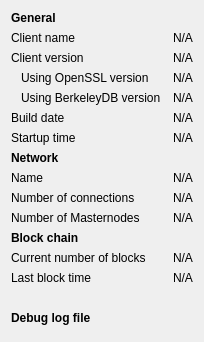
     <widget class="QWidget" name="tab_info">
      <attribute name="title">
       <string>&amp;Information</string>
      </attribute>
      <layout class="QGridLayout" name="gridLayout" columnstretch="0,0">
       <property name="horizontalSpacing">
        <number>12</number>
       </property>
       <item row="0" column="0">
        <widget class="QLabel" name="generalHeader">
         <property name="font">
          <font>
           <weight>75</weight>
           <bold>true</bold>
          </font>
         </property>
         <property name="text">
          <string>General</string>
         </property>
        </widget>
       </item>
       <item row="1" column="0">
        <widget class="QLabel" name="clientNameLabel">
         <property name="text">
          <string>Client name</string>
         </property>
        </widget>
       </item>
       <item row="1" column="1">
        <widget class="QLabel" name="clientName">
         <property name="cursor">
          <cursorShape>IBeamCursor</cursorShape>
         </property>
         <property name="text">
          <string>N/A</string>
         </property>
         <property name="textFormat">
          <enum>Qt::PlainText</enum>
         </property>
         <property name="textInteractionFlags">
          <set>Qt::LinksAccessibleByMouse|Qt::TextSelectableByKeyboard|Qt::TextSelectableByMouse</set>
         </property>
        </widget>
       </item>
       <item row="2" column="0">
        <widget class="QLabel" name="clientVersionLabel">
         <property name="text">
          <string>Client version</string>
         </property>
        </widget>
       </item>
       <item row="2" column="1">
        <widget class="QLabel" name="clientVersion">
         <property name="cursor">
          <cursorShape>IBeamCursor</cursorShape>
         </property>
         <property name="text">
          <string>N/A</string>
         </property>
         <property name="textFormat">
          <enum>Qt::PlainText</enum>
         </property>
         <property name="textInteractionFlags">
          <set>Qt::LinksAccessibleByMouse|Qt::TextSelectableByKeyboard|Qt::TextSelectableByMouse</set>
         </property>
        </widget>
       </item>
       <item row="3" column="0">
        <widget class="QLabel" name="openSSLVersionLabel">
         <property name="text">
          <string>Using OpenSSL version</string>
         </property>
         <property name="indent">
          <number>10</number>
         </property>
        </widget>
       </item>
       <item row="3" column="1">
        <widget class="QLabel" name="openSSLVersion">
         <property name="cursor">
          <cursorShape>IBeamCursor</cursorShape>
         </property>
         <property name="text">
          <string>N/A</string>
         </property>
         <property name="textFormat">
          <enum>Qt::PlainText</enum>
         </property>
         <property name="textInteractionFlags">
          <set>Qt::LinksAccessibleByMouse|Qt::TextSelectableByKeyboard|Qt::TextSelectableByMouse</set>
         </property>
        </widget>
       </item>
       <item row="4" column="0">
        <widget class="QLabel" name="berkeleyDBVersionLabel">
         <property name="text">
          <string>Using BerkeleyDB version</string>
         </property>
         <property name="indent">
          <number>10</number>
         </property>
        </widget>
       </item>
       <item row="4" column="1">
        <widget class="QLabel" name="berkeleyDBVersion">
         <property name="cursor">
          <cursorShape>IBeamCursor</cursorShape>
         </property>
         <property name="text">
          <string>N/A</string>
         </property>
         <property name="textFormat">
          <enum>Qt::PlainText</enum>
         </property>
         <property name="textInteractionFlags">
          <set>Qt::LinksAccessibleByMouse|Qt::TextSelectableByKeyboard|Qt::TextSelectableByMouse</set>
         </property>
        </widget>
       </item>
       <item row="5" column="0">
        <widget class="QLabel" name="buildDateLabel">
         <property name="text">
          <string>Build date</string>
         </property>
        </widget>
       </item>
       <item row="5" column="1">
        <widget class="QLabel" name="buildDate">
         <property name="cursor">
          <cursorShape>IBeamCursor</cursorShape>
         </property>
         <property name="text">
          <string>N/A</string>
         </property>
         <property name="textFormat">
          <enum>Qt::PlainText</enum>
         </property>
         <property name="textInteractionFlags">
          <set>Qt::LinksAccessibleByMouse|Qt::TextSelectableByKeyboard|Qt::TextSelectableByMouse</set>
         </property>
        </widget>
       </item>
       <item row="6" column="0">
        <widget class="QLabel" name="startupTimeLabel">
         <property name="text">
          <string>Startup time</string>
         </property>
        </widget>
       </item>
       <item row="6" column="1">
        <widget class="QLabel" name="startupTime">
         <property name="cursor">
          <cursorShape>IBeamCursor</cursorShape>
         </property>
         <property name="text">
          <string>N/A</string>
         </property>
         <property name="textFormat">
          <enum>Qt::PlainText</enum>
         </property>
         <property name="textInteractionFlags">
          <set>Qt::LinksAccessibleByMouse|Qt::TextSelectableByKeyboard|Qt::TextSelectableByMouse</set>
         </property>
        </widget>
       </item>
       <item row="7" column="0">
        <widget class="QLabel" name="networkHeader">
         <property name="font">
          <font>
           <weight>75</weight>
           <bold>true</bold>
          </font>
         </property>
         <property name="text">
          <string>Network</string>
         </property>
        </widget>
       </item>
       <item row="8" column="0">
        <widget class="QLabel" name="networkNameLabel">
         <property name="text">
          <string>Name</string>
         </property>
        </widget>
       </item>
       <item row="8" column="1">
        <widget class="QLabel" name="networkName">
         <property name="cursor">
          <cursorShape>IBeamCursor</cursorShape>
         </property>
         <property name="text">
          <string>N/A</string>
         </property>
         <property name="textFormat">
          <enum>Qt::PlainText</enum>
         </property>
         <property name="textInteractionFlags">
          <set>Qt::LinksAccessibleByMouse|Qt::TextSelectableByKeyboard|Qt::TextSelectableByMouse</set>
         </property>
        </widget>
       </item>
       <item row="9" column="0">
        <widget class="QLabel" name="numberOfConnectionsLabel">
         <property name="text">
          <string>Number of connections</string>
         </property>
        </widget>
       </item>
       <item row="9" column="1">
        <widget class="QLabel" name="numberOfConnections">
         <property name="cursor">
          <cursorShape>IBeamCursor</cursorShape>
         </property>
         <property name="text">
          <string>N/A</string>
         </property>
         <property name="textFormat">
          <enum>Qt::PlainText</enum>
         </property>
         <property name="textInteractionFlags">
          <set>Qt::LinksAccessibleByMouse|Qt::TextSelectableByKeyboard|Qt::TextSelectableByMouse</set>
         </property>
        </widget>
       </item>
       <item row="10" column="0">
        <widget class="QLabel" name="masternodeCountLabel">
         <property name="text">
          <string>Number of Masternodes</string>
         </property>
        </widget>
       </item>
       <item row="10" column="1">
        <widget class="QLabel" name="masternodeCount">
         <property name="text">
          <string>N/A</string>
         </property>
        </widget>
       </item>
       <item row="11" column="0">
        <widget class="QLabel" name="blockchainHeader">
         <property name="font">
          <font>
           <weight>75</weight>
           <bold>true</bold>
          </font>
         </property>
         <property name="text">
          <string>Block chain</string>
         </property>
        </widget>
       </item>
       <item row="12" column="0">
        <widget class="QLabel" name="numberOfBlocksLabel">
         <property name="text">
          <string>Current number of blocks</string>
         </property>
        </widget>
       </item>
       <item row="12" column="1">
        <widget class="QLabel" name="numberOfBlocks">
         <property name="cursor">
          <cursorShape>IBeamCursor</cursorShape>
         </property>
         <property name="text">
          <string>N/A</string>
         </property>
         <property name="textFormat">
          <enum>Qt::PlainText</enum>
         </property>
         <property name="textInteractionFlags">
          <set>Qt::LinksAccessibleByMouse|Qt::TextSelectableByKeyboard|Qt::TextSelectableByMouse</set>
         </property>
        </widget>
       </item>
       <item row="13" column="0">
        <widget class="QLabel" name="lastBlockTimeLabel">
         <property name="text">
          <string>Last block time</string>
         </property>
        </widget>
       </item>
       <item row="13" column="1">
        <widget class="QLabel" name="lastBlockTime">
         <property name="cursor">
          <cursorShape>IBeamCursor</cursorShape>
         </property>
         <property name="text">
          <string>N/A</string>
         </property>
         <property name="textFormat">
          <enum>Qt::PlainText</enum>
         </property>
         <property name="textInteractionFlags">
          <set>Qt::LinksAccessibleByMouse|Qt::TextSelectableByKeyboard|Qt::TextSelectableByMouse</set>
         </property>
        </widget>
       </item>
       <item row="14" column="0">
        <spacer name="verticalSpacer_2">
         <property name="orientation">
          <enum>Qt::Vertical</enum>
         </property>
         <property name="sizeHint" stdset="0">
          <size>
           <width>20</width>
           <height>20</height>
          </size>
         </property>
        </spacer>
       </item>
       <item row="15" column="0">
        <widget class="QLabel" name="debugLogFileHeader">
         <property name="font">
          <font>
           <weight>75</weight>
           <bold>true</bold>
          </font>
         </property>
         <property name="text">
          <string>Debug log file</string>
         </property>
        </widget>
       </item>
       <item row="16" column="0">
        <widget class="QtMaterialFlatButton" name="openDebugLogfileButton" native="true">
         <property name="toolTip">
          <string>Open the BARA debug log file from the current data directory. This can take a few seconds for large log files.</string>
         </property>
         <property name="text" stdset="0">
          <string>Open</string>
         </property>
         <property name="autoDefault" stdset="0">
          <bool>false</bool>
         </property>
        </widget>
       </item>
      </layout>
     </widget>
